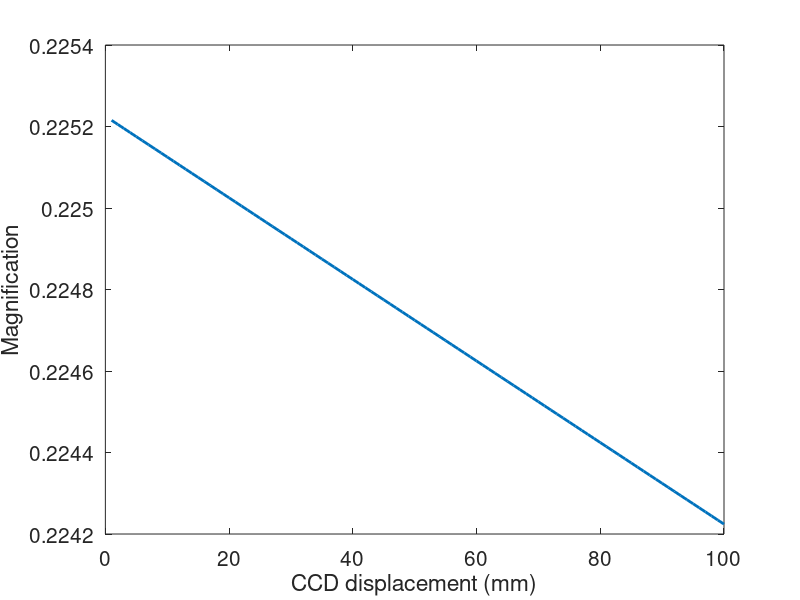

Write MATLAB code to recreate this figure.
clear all


fobj=9;
fproj=150;
d=150.0000;
Dtotal=160;
d_error=[0:1:100]; %mm
Line_Width=0.1; %mm

for p=1:length(d_error)
    pos_1=1/(1/fproj-1/(d+d_error(p)));

    d_2=Dtotal-pos_1;

    pos_2=1/(1/fobj-1/d_2);

    M1=pos_1/(d+d_error(p));
    M2=pos_2/d_2;

    M(p)=M1*M2
    GP1_Pos(p)=pos_2;
    Line_Width_Pixel(p)=abs(Line_Width/M(p)/7.4);
end


plot(d_error,1./M, 'LineWidth', 2);

xlabel('CCD displacement (mm)','fontsize',15);
ylabel('Magnification','fontsize',15);
set(gca,'fontsize',15)


plot(d_error,Line_Width_Pixel, 'LineWidth', 2);

xlabel('CCD displacement (mm)','fontsize',15);
ylabel('Magnification','fontsize',15);
set(gca,'fontsize',15)
